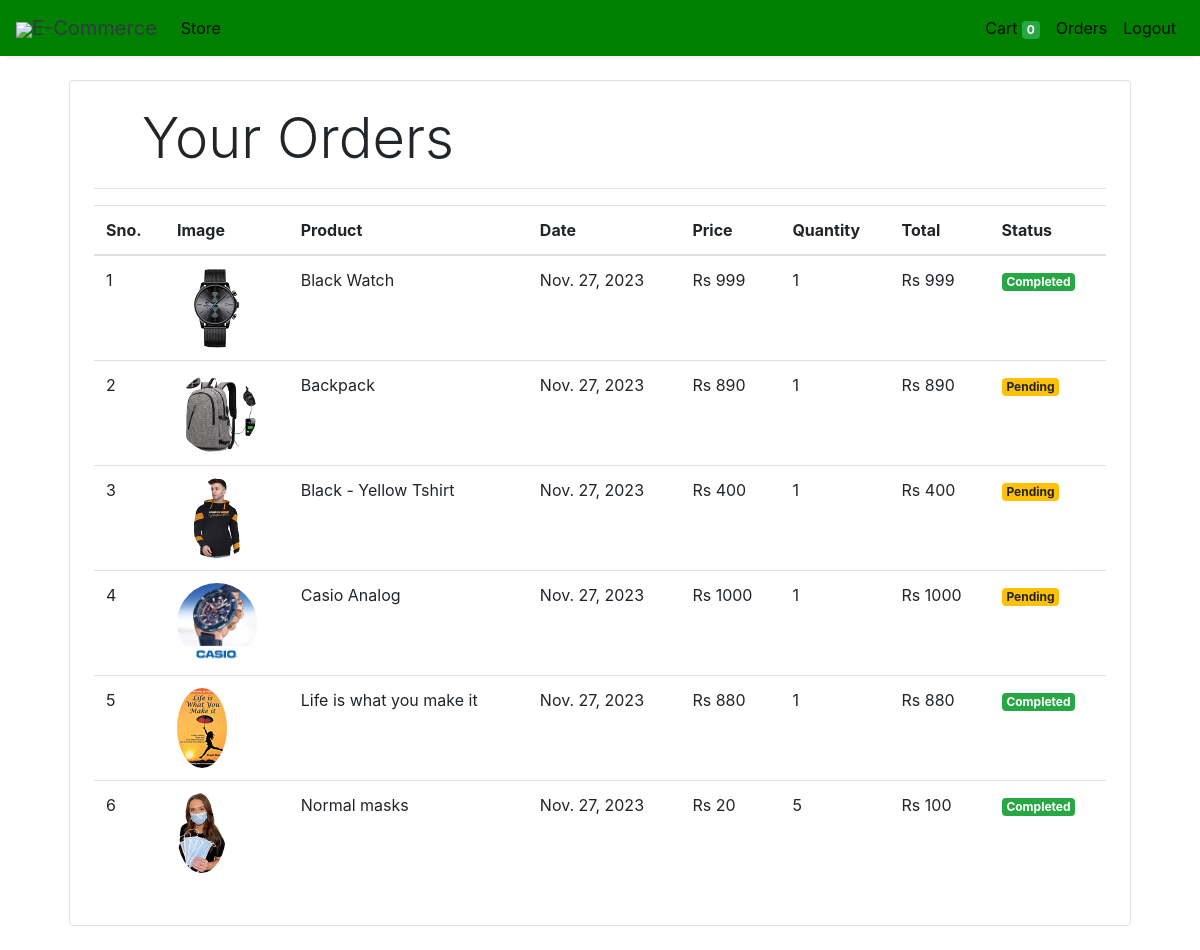
Screenshot of /orders (signed in) with the database file from the repository.
### store/models.py (models this page shows, shortened)
class Order(models.Model):
    product = models.ForeignKey(Product, on_delete=models.CASCADE)
    customer = models.ForeignKey(Customer, on_delete=models.CASCADE)
    quantity = models.IntegerField(default=1)
    price = models.IntegerField()
    address = models.CharField(max_length=50, default='', blank=True)
    phone = models.CharField(max_length=50, default='', blank=True)
    date = models.DateField(default=datetime.datetime.today)
    status = models.BooleanField(default=False)
    def __str__(self):
        return f'Customer: {self.customer}, Product: {self.product.name}, Quantity: {self.quantity}'
    @staticmethod
    def get_orders_by_customer(customer_id):
        return Order.objects.filter(customer=customer_id).order_by('-date')

class Product(models.Model):
    name = models.CharField(max_length=60)
    price = models.IntegerField(default=0)
    category = models.ForeignKey(Category, on_delete=models.CASCADE, default=1)
    description = models.CharField(max_length=250, default='', blank=True, null=True)
    image = models.ImageField(upload_to='uploads/products/')

### store/auth.py (the view)
    def middleware(request):
        print(request.session.get('customer'))
        returnUrl = request.META['PATH_INFO']
        print(request.META['PATH_INFO'])
        if not request.session.get('customer'):
           return redirect(f'login?return_url={returnUrl}')
        response = get_response(request)
        return response

### store/auth.py (called while the page is built)
def auth_middleware(get_response):
    def middleware(request):
        print(request.session.get('customer'))
        returnUrl = request.META['PATH_INFO']
        print(request.META['PATH_INFO'])
        if not request.session.get('customer'):
           return redirect(f'login?return_url={returnUrl}')
        response = get_response(request)
        return response
    return middleware

### store/models.py (called while the page is built)
    def __str__(self):
        return self.first_name + ' ' + self.last_name

### store/templatetags/custom_filter.py (called while the page is built)
@register.filter(name='currency')
def currency(number):
    return "Rs "+str(number)

@register.filter(name='multiply')
def multiply(number , number1):
    return number * number1

### store/views.py (called while the page is built)
    def get(self , request ):
        customer = request.session.get('customer')
        orders = Order.get_orders_by_customer(customer)
        print(orders)
        return render(request , 'orders.html'  , {'orders' : orders})

### store/templates/orders.html
{% extends 'base.html' %}
{% block content %}
{% load cart %}
{% load custom_filter %}
<div class="container">
   <div class="border rounded p-4 m-4">
        <p class="display-4 pl-4 ml-4">Your Orders</p>
        <hr>
        <table class="table">
            <thead>
                <tr>
                    <th>Sno.</th>
                    <th>Image</th>
                    <th>Product</th>
                    <th>Date</th>
                    <th>Price</th>
                    <th>Quantity</th>
                    <th>Total</th>
                    <th>Status</th>
                </tr>
            </thead>
            <tbody>
                {% for order in orders %}
                <tr>
                    <td>{{forloop.counter}}</td>
                    <td><img style="height: 80px;" class="rounded-circle" src="{{order.product.image.url}}" alt=""></td>
                    <td>{{order.product.name}}</td>
                    <td>{{order.date}}</td>
                    <td>{{order.price|currency}}</td>
                    <td>{{order.quantity}}</td>
                    <td>{{order.quantity|multiply:order.price|currency}}</td>
                    {% if order.status %}
                    <td><small class="badge badge-success">Completed</small></td>
                    {%else%}
                    <td><small class="badge badge-warning">Pending</small></td>
                    {% endif %}
                </tr>
                {% endfor %}
            </tbody>
        </table>
   </div>
</div>
{% endblock %}

### store/templates/base.html (shortened to what this page needs)
<!doctype html>
<html lang="en">
<head>
  <link rel="stylesheet" href="https://maxcdn.bootstrapcdn.com/bootstrap/4.0.0/css/bootstrap.min.css"
>
</head>
<body>
<nav class="one-edge-shadow
  navbar navbar-light
  sticky-top navbar
  navbar-expand-lg
  text-white">
    <a class="navbar-brand ms-3 text-dark " href="/">
    <link rel="stylesheet" href="https://use.fontawesome.com/releases/v5.7.0/css/all.css">
    <img src="https://www.freepnglogos.com/uploads/shopping-cart-png/shopping-cart-svg-png-icon-download-28.png" style="width:50px;height:50px,color:text-light;">E-Commerce</a>
    <div class="collapse navbar-collapse" id="navbarSupportedContent">
      <ul class="navbar-nav mr-auto">
        <li class="nav-item active">
          <a class="nav-link" href="/store">Store <span class="sr-only">(current)</span></a>
        </li>
          </ul>
      <ul class=" navbar-nav my-2 my-lg-0">
        <li class="nav-item active">
          <a class="nav-link" href="/cart">Cart
            <span class="badge badge-success">{{request.session.cart.keys|length}}</span>
            <span class="sr-only">(current)</span></a>
        </li>
        {% if request.session.customer %}
        <li class="nav-item active ">
          <a class="nav-link" href="/orders">Orders<span class="sr-only">(current)</span></a>
        </li>
        <li class="nav-item active ">
          <a class="nav-link" href="/logout">Logout<span class="sr-only">(current)</span></a>
        </li>
        {% endif %}
      </ul>
    </div>
  </nav>
  {% block content %}{% endblock %}
</body>
</html>

### store/templates/base.html (style rules this page uses)
nav { background-color: green; }
.one-edge-shadow { box-shadow: 0 8px 2px -5px rgb(246, 245, 245); }

### rows the page displays
Order: product.image (picture), product.name "Black Watch", date "Nov. 27, 2023", price "Rs 999", quantity "1", quantity|multiply "Rs 999", status "Completed"
Order: product.image (picture), product.name "Backpack", date "Nov. 27, 2023", price "Rs 890", quantity "1", quantity|multiply "Rs 890", status "Pending"
Order: product.image (picture), product.name "Black - Yellow Tshirt", date "Nov. 27, 2023", price "Rs 400", quantity "1", quantity|multiply "Rs 400", status "Pending"
Order: product.image (picture), product.name "Casio Analog", date "Nov. 27, 2023", price "Rs 1000", quantity "1", quantity|multiply "Rs 1000", status "Pending"
Order: product.image (picture), product.name "Life is what you make it", date "Nov. 27, 2023", price "Rs 880", quantity "1", quantity|multiply "Rs 880", status "Completed"
Order: product.image (picture), product.name "Normal masks", date "Nov. 27, 2023", price "Rs 20", quantity "5", quantity|multiply "Rs 100", status "Completed"

### other values shown
{{ request.session.cart.keys|length }} "0"
